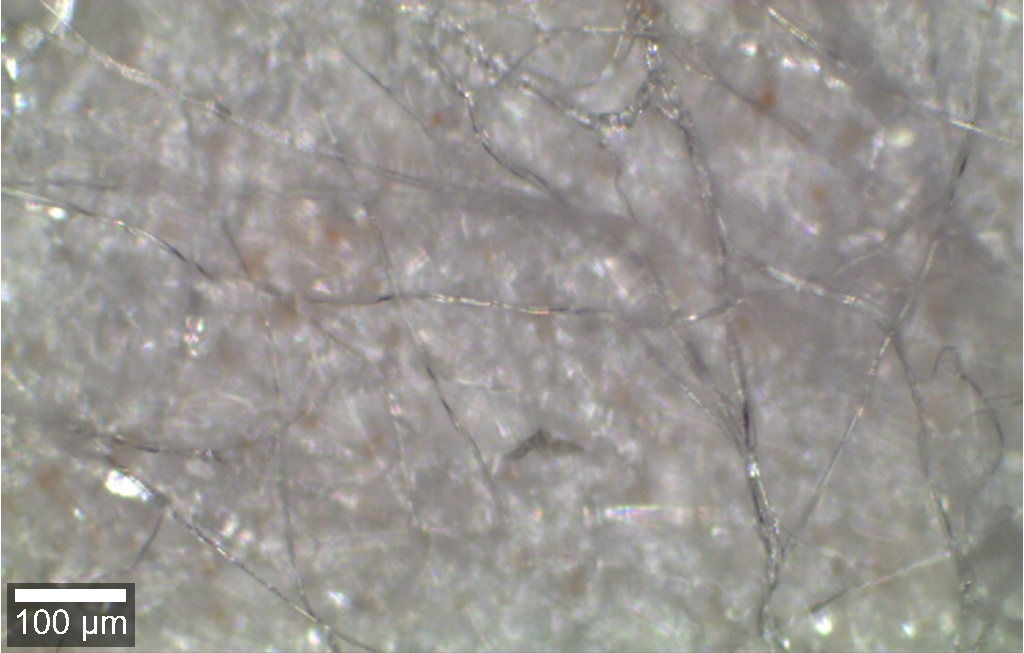
#> input picture datasets/Orange Glitter/Orange2Week30umTest.png, 1024 x 653 px
$ python -i main.py   (imports and definitions only)
#> lines starting #> are read from the running program, lines starting #| are printed output that depends on the picture; after the words box and inside, x2 and y2 are one past the last pixel; in counts of white or black regions, pixels touching at a corner belong together
'''
This program will sample a hsv value from a specified pixel in an image,
then segment the image into patches based on the sampled HSV value.
and save the patches to a specified directory.'''

import numpy as np
import cv2
import os
import matplotlib.pyplot as plt
from skimage.color import rgb2hsv
from skimage.segmentation import slic, mark_boundaries
from skimage.measure import regionprops, label

def segment_image(
        image,
        n_segments=100,
        min_area=100,
        aspect_range=(0.5, 2.0)
):
#> called with n_segments = 100, min_area = 100, aspect_range = (0.5, 2)
    segments = slic(image, n_segments=n_segments, compactness=10, sigma=1, start_label=1)
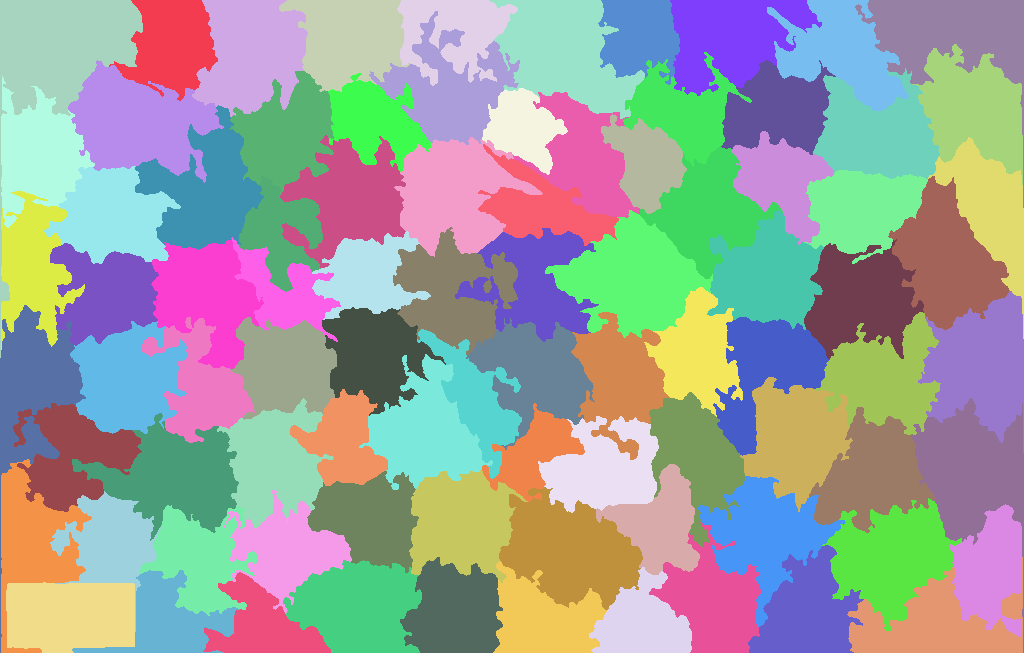
#> segments: shape (653, 1024) int64; 87 distinct labels, from 1 to 87; one colour per label, 0 black
    mask = np.zeros(segments.shape, dtype=bool)

    for region in regionprops(label(segments)):
        if region.area < min_area:
            continue
        aspect_ratio = region.bbox[2] / region.bbox[3]
        if not (aspect_range[0] <= aspect_ratio <= aspect_range[1]):
            continue
        mask[segments == region.label] = True
#> this loop made 87 passes
#> aspect_ratio on passes 1 to 12: 2.5, 0.463, 0.38, 0.224, 0.166, 0.184, 0.125, 0.117, 0.122, 0.203, 0.279, 0.181
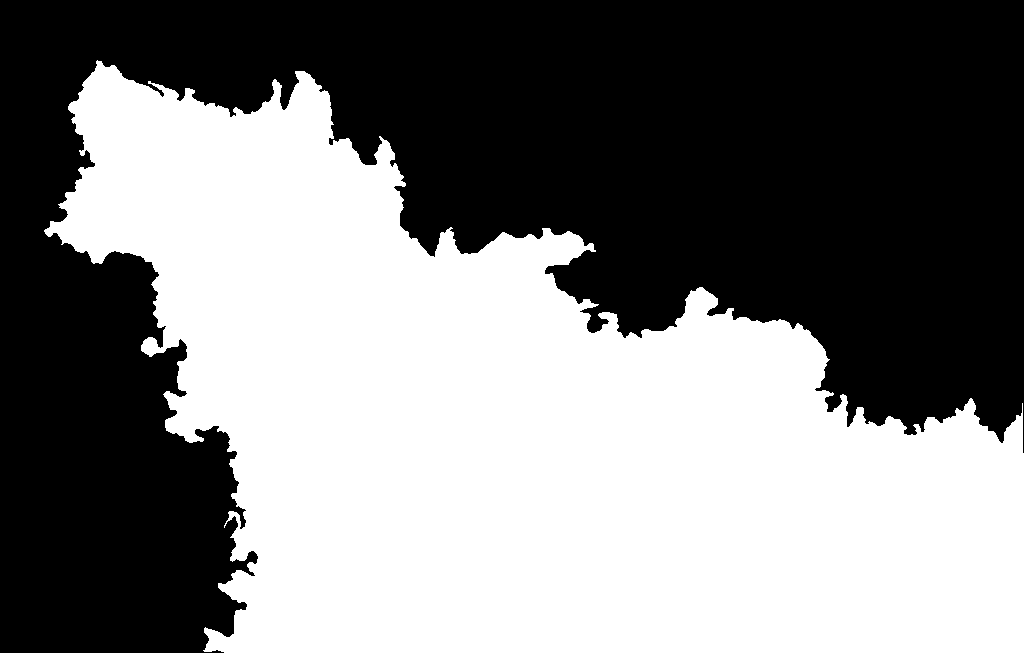
#> mask: shape (653, 1024) bool; 49.5% white; 1 white region, box (x1, y1, x2, y2) and area: (44, 60, 1024, 653) 330710

    return mask

# [53 lines left out: functions sample_hsv, extract_patches, save_patches, main, not called in this run]

# [5 lines not run here, left out]

>>> import cv2
>>> picture = cv2.cvtColor(cv2.imread('datasets/Orange Glitter/Orange2Week30umTest.png'), cv2.COLOR_BGR2RGB)
>>> result = segment_image(picture)
